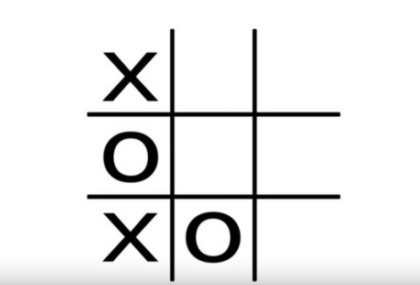
#> input picture MS_AI_School/3월차/12_08/tictacto.png, 420 x 285 px
$ python ex_05.py
#> lines starting #> are read from the running program, lines starting #| are printed output that depends on the picture; after the words box and inside, x2 and y2 are one past the last pixel; in counts of white or black regions, pixels touching at a corner belong together
import numpy as np
import matplotlib.pyplot as plt
import cv2

#### 그리기 위한 함수 ####
def drawHoughLinesOnImg(img, houghLine):
    for line in houghLine:
        for rho, theta in line:
            a = np.cos(theta)
            b = np.sin(theta)
            x0 = a*rho
            y0 = b*rh0
            x1 = int(x0 + 1000 *(-b))
            y1 = int(y0 +1000 * (a))
            x2 = int(x0 - 1000 * (-b))
            y2 = int(y0 - 1000 * (a))

def drawCircle(img, circle):
    for co, i in enumerate(circle[0,:], start=1):
        cv2.circle(img, (i[0], i[1]), i[2], (255,0,255), 3 )

# 혼합
def blendImg(img, finalImg, alpha=0.7, beta=1., gamma=0.):
    return cv2.addWeighted(finalImg, alpha, img, beta, gamma)


# 1. 이미지 불러오기
image = cv2.imread('tictacto.png')
#> image is the input picture: shape (285, 420, 3); mean B, G, R 234.9, 234.9, 234.9

#2. grayscale
gray_img = cv2.cvtColor(image, cv2.COLOR_RGB2GRAY)

# 3. 가우시안 블러 적용
blurredImg = cv2.GaussianBlur(gray_img, (5,5), 0)
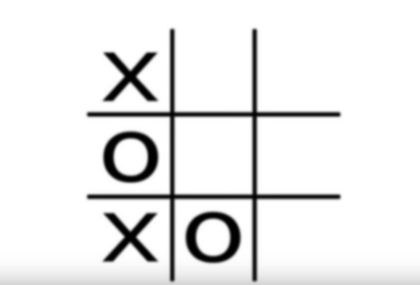
#> blurredImg: shape (285, 420); min 0, max 255, mean 234.9
edgeImg = cv2.Canny(blurredImg, 50, 120)
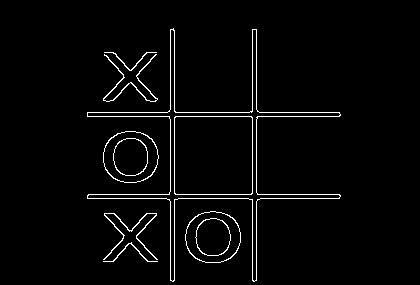
#> edgeImg: shape (285, 420); 2.8% white in thin lines or dots, all inside (x1, y1, x2, y2) = (87, 28, 341, 282)

# 4. Detect points that from a line
dis_reso = 1
theta = np.pi / 180
threshold = 170

houghLine = cv2.HoughLines(edgeImg, dis_reso, theta, threshold)
#> houghLine = [[116, 1.57], [252, 0], [194, 1.57], [174, 0], [112, 1.57], [256, 0], [170, 0], [198, 1.57]]
circles = cv2.HoughCircles(blurredImg, method=cv2.HOUGH_GRADIENT, dp=0.7, minDist=12,
                            param1=70, param2=80)
#> circles = None
#> the loop in drawHoughLinesOnImg, `for line in houghLine:` made 1 pass

# 5. Creat empty image
houghImg = np.zeros_like(image)

#> (the run stopped early here; a loop or call above may not have finished)
